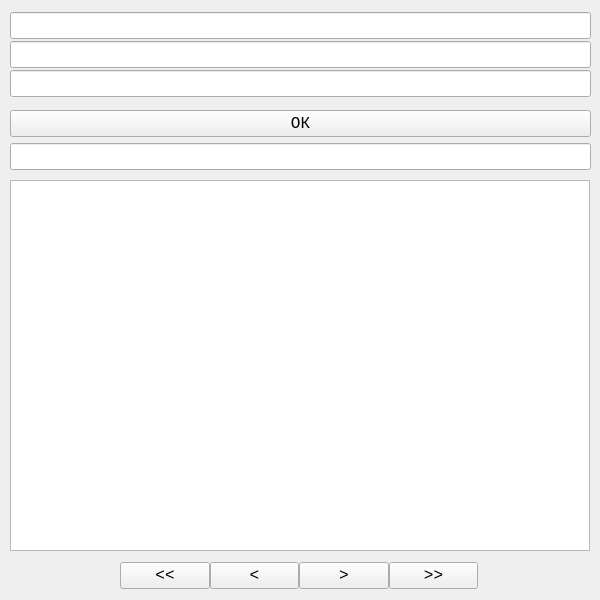
<?xml version="1.0" encoding="UTF-8"?>
<ui version="4.0">
 <class>Algorithm</class>
 <widget class="QWidget" name="Algorithm">
  <property name="geometry">
   <rect>
    <x>0</x>
    <y>0</y>
    <width>600</width>
    <height>600</height>
   </rect>
  </property>
  <property name="font">
   <font>
    <family>Monospace</family>
    <pointsize>12</pointsize>
   </font>
  </property>
  <property name="windowTitle">
   <string>Form</string>
  </property>
  <property name="autoFillBackground">
   <bool>true</bool>
  </property>
  <widget class="QWidget" name="verticalLayoutWidget">
   <property name="geometry">
    <rect>
     <x>10</x>
     <y>10</y>
     <width>581</width>
     <height>91</height>
    </rect>
   </property>
   <layout class="QVBoxLayout" name="Init">
    <property name="spacing">
     <number>0</number>
    </property>
    <item>
     <widget class="QLineEdit" name="str">
      <property name="font">
       <font>
        <family>Monospace</family>
        <pointsize>12</pointsize>
        <weight>75</weight>
        <italic>true</italic>
        <bold>true</bold>
       </font>
      </property>
      <property name="text">
       <string/>
      </property>
      <property name="maxLength">
       <number>59</number>
      </property>
     </widget>
    </item>
    <item>
     <widget class="QLineEdit" name="pattern">
      <property name="font">
       <font>
        <family>Monospace</family>
        <pointsize>12</pointsize>
        <weight>75</weight>
        <italic>true</italic>
        <bold>true</bold>
       </font>
      </property>
      <property name="maxLength">
       <number>59</number>
      </property>
     </widget>
    </item>
    <item>
     <widget class="QLineEdit" name="table">
      <property name="font">
       <font>
        <family>Monospace</family>
        <pointsize>12</pointsize>
        <weight>75</weight>
        <italic>false</italic>
        <bold>true</bold>
       </font>
      </property>
      <property name="maxLength">
       <number>59</number>
      </property>
      <property name="readOnly">
       <bool>true</bool>
      </property>
     </widget>
    </item>
   </layout>
  </widget>
  <widget class="QWidget" name="verticalLayoutWidget_3">
   <property name="geometry">
    <rect>
     <x>10</x>
     <y>110</y>
     <width>581</width>
     <height>62</height>
    </rect>
   </property>
   <layout class="QVBoxLayout" name="verticalLayout">
    <item>
     <widget class="QPushButton" name="Ok">
      <property name="font">
       <font>
        <family>Monospace</family>
        <pointsize>12</pointsize>
        <weight>50</weight>
        <bold>false</bold>
       </font>
      </property>
      <property name="text">
       <string>ОК</string>
      </property>
     </widget>
    </item>
    <item>
     <widget class="QLineEdit" name="status">
      <property name="font">
       <font>
        <family>Monospace</family>
        <pointsize>12</pointsize>
        <weight>75</weight>
        <italic>false</italic>
        <bold>true</bold>
       </font>
      </property>
      <property name="maxLength">
       <number>59</number>
      </property>
      <property name="readOnly">
       <bool>true</bool>
      </property>
     </widget>
    </item>
   </layout>
  </widget>
  <widget class="QTextBrowser" name="main">
   <property name="geometry">
    <rect>
     <x>10</x>
     <y>180</y>
     <width>580</width>
     <height>371</height>
    </rect>
   </property>
   <property name="font">
    <font>
     <family>Monospace</family>
     <pointsize>12</pointsize>
    </font>
   </property>
   <property name="verticalScrollBarPolicy">
    <enum>Qt::ScrollBarAsNeeded</enum>
   </property>
   <property name="horizontalScrollBarPolicy">
    <enum>Qt::ScrollBarAsNeeded</enum>
   </property>
   <property name="autoFormatting">
    <set>QTextEdit::AutoNone</set>
   </property>
   <property name="html">
    <string notr="true">&lt;!DOCTYPE HTML PUBLIC &quot;-//W3C//DTD HTML 4.0//EN&quot; &quot;http://www.w3.org/TR/REC-html40/strict.dtd&quot;&gt;
&lt;html&gt;&lt;head&gt;&lt;meta name=&quot;qrichtext&quot; content=&quot;1&quot; /&gt;&lt;style type=&quot;text/css&quot;&gt;
p, li { white-space: pre-wrap; }
&lt;/style&gt;&lt;/head&gt;&lt;body style=&quot; font-family:'Monospace'; font-size:12pt; font-weight:400; font-style:normal;&quot;&gt;
&lt;p style=&quot;-qt-paragraph-type:empty; margin-top:0px; margin-bottom:0px; margin-left:0px; margin-right:0px; -qt-block-indent:0; text-indent:0px; font-family:'Monospace';&quot;&gt;&lt;br /&gt;&lt;/p&gt;&lt;/body&gt;&lt;/html&gt;</string>
   </property>
  </widget>
  <widget class="QWidget" name="horizontalLayoutWidget">
   <property name="geometry">
    <rect>
     <x>120</x>
     <y>560</y>
     <width>358</width>
     <height>31</height>
    </rect>
   </property>
   <layout class="QHBoxLayout" name="horizontalLayout">
    <property name="spacing">
     <number>0</number>
    </property>
    <item>
     <widget class="QPushButton" name="b_back">
      <property name="font">
       <font>
        <family>Monospace</family>
        <pointsize>12</pointsize>
       </font>
      </property>
      <property name="text">
       <string>&lt;&lt;</string>
      </property>
     </widget>
    </item>
    <item>
     <widget class="QPushButton" name="l_back">
      <property name="font">
       <font>
        <family>Monospace</family>
        <pointsize>12</pointsize>
       </font>
      </property>
      <property name="text">
       <string>&lt;</string>
      </property>
     </widget>
    </item>
    <item>
     <widget class="QPushButton" name="l_forward">
      <property name="font">
       <font>
        <family>Monospace</family>
        <pointsize>12</pointsize>
       </font>
      </property>
      <property name="text">
       <string>&gt;</string>
      </property>
     </widget>
    </item>
    <item>
     <widget class="QPushButton" name="b_forward">
      <property name="font">
       <font>
        <family>Monospace</family>
        <pointsize>12</pointsize>
       </font>
      </property>
      <property name="text">
       <string>&gt;&gt;</string>
      </property>
     </widget>
    </item>
   </layout>
  </widget>
 </widget>
 <resources/>
 <connections/>
</ui>
